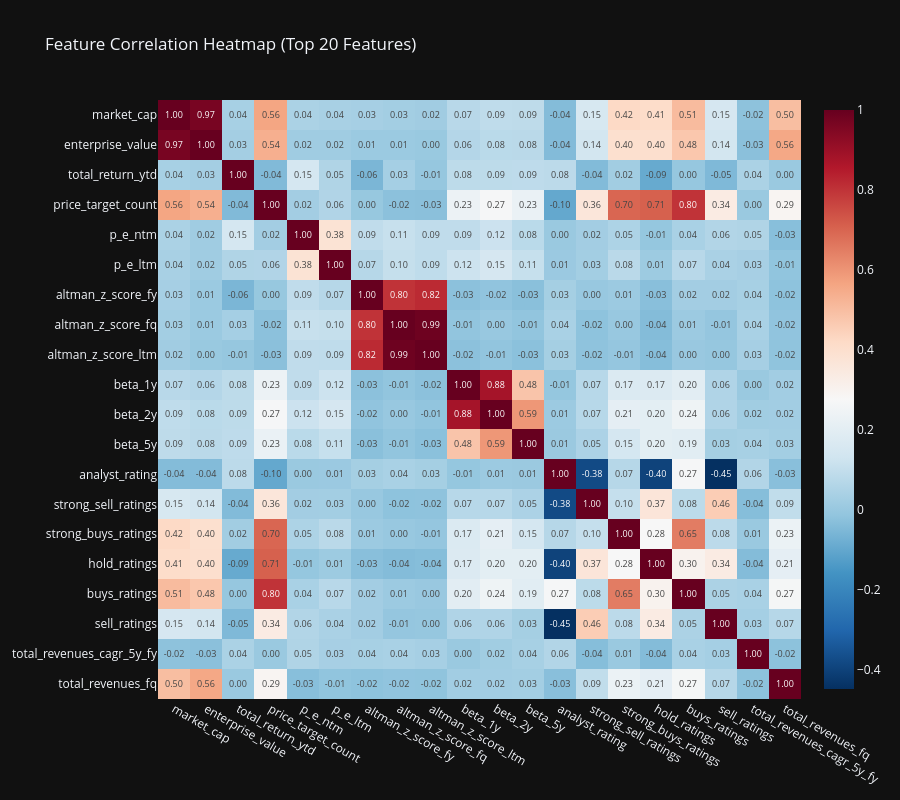
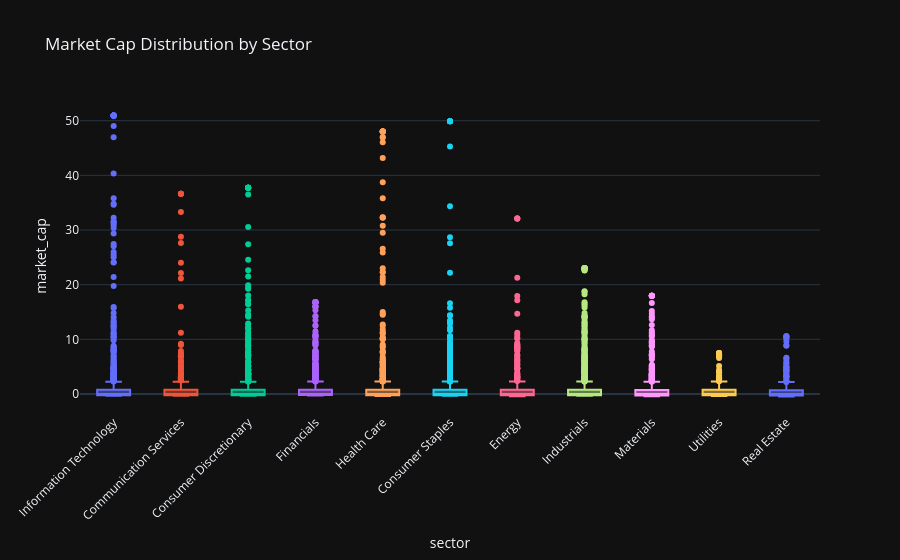

The cell these charts' notebook holds for them, in order:
### Code cell
# 📊 Section 4 Enhanced Visualizations - Feature Engineering
print('\n' + '=' * 80)
print('📊 INTERACTIVE FEATURE ENGINEERING VISUALIZATIONS')
print('=' * 80)

# Feature importance visualization (if available from feature engineering)
if 'X' in dir() and X is not None:
    print('\n📈 Feature Importance Analysis...')

    # Calculate feature correlations
    import plotly.express as px
    import plotly.graph_objects as go

    numeric_features = X.select_dtypes(include=[np.number]).columns[:20]  # Top 20
    corr_matrix = X[numeric_features].corr()

    # Interactive correlation heatmap
    fig = px.imshow(corr_matrix,
                    text_auto='.2f',
                    aspect='auto',
                    color_continuous_scale='RdBu_r',
                    title='Feature Correlation Heatmap (Top 20 Features)')
    fig.update_layout(width=900, height=800)
    fig.show()

    # Feature distribution comparison by sector
    if 'sector' in all_stocks_features.columns:
        print('\n📊 Feature Distributions by Sector...')
        key_features = ['market_cap', 'p_e'] if 'p_e' in all_stocks_features.columns else [
            'market_cap']
        for feature in key_features:
            if feature in all_stocks_features.columns:
                fig = px.box(all_stocks_features,
                             x='sector',
                             y=feature,
                             color='sector',
                             title=f'{feature.replace("_", " ").title()} Distribution by Sector',
                             points='outliers')
                fig.update_layout(showlegend=False, xaxis_tickangle=-45)
                fig.show()
                break  # Show just one example

    print('✓ Feature engineering visualizations complete')

### Figure 1 — Plotly figure (JSON) as saved in the notebook; plotly's stock layout.template omitted (floating-point values rounded to 4 significant figures; data arrays with more than 128 entries replaced by an {"elided": "..."} marker saying what was removed)
{"data": [{"coloraxis": "coloraxis", "name": "0", "texttemplate": "%{z:.2f}", "x": ["market_cap", "enterprise_value", "total_return_ytd", "price_target_count", "p_e_ntm", "p_e_ltm", "altman_z_score_fy", "altman_z_score_fq", "altman_z_score_ltm", "beta_1y", "beta_2y", "beta_5y", "analyst_rating", "strong_sell_ratings", "strong_buys_ratings", "hold_ratings", "buys_ratings", "sell_ratings", "total_revenues_cagr_5y_fy", "total_revenues_fq"], "y": ["market_cap", "enterprise_value", "total_return_ytd", "price_target_count", "p_e_ntm", "p_e_ltm", "altman_z_score_fy", "altman_z_score_fq", "altman_z_score_ltm", "beta_1y", "beta_2y", "beta_5y", "analyst_rating", "strong_sell_ratings", "strong_buys_ratings", "hold_ratings", "buys_ratings", "sell_ratings", "total_revenues_cagr_5y_fy", "total_revenues_fq"], "z": {"elided": "20x20 float values"}, "type": "heatmap", "xaxis": "x", "yaxis": "y", "hovertemplate": "x: %{x}<br>y: %{y}<br>color: %{z}<extra></extra>"}], "layout": {"xaxis": {"anchor": "y", "domain": [0.0, 1.0]}, "yaxis": {"anchor": "x", "domain": [0.0, 1.0], "autorange": "reversed"}, "coloraxis": {"colorscale": [[0.0, "rgb(5,48,97)"], [0.1, "rgb(33,102,172)"], [0.2, "rgb(67,147,195)"], [0.3, "rgb(146,197,222)"], [0.4, "rgb(209,229,240)"], [0.5, "rgb(247,247,247)"], [0.6, "rgb(253,219,199)"], [0.7, "rgb(244,165,130)"], [0.8, "rgb(214,96,77)"], [0.9, "rgb(178,24,43)"], [1.0, "rgb(103,0,31)"]]}, "title": {"text": "Feature Correlation Heatmap (Top 20 Features)"}, "width": 900, "height": 800}}

### Figure 2 — Plotly figure (JSON) as saved in the notebook; plotly's stock layout.template omitted (floating-point values rounded to 4 significant figures; data arrays with more than 128 entries replaced by an {"elided": "..."} marker saying what was removed)
{"data": [{"alignmentgroup": "True", "boxpoints": "outliers", "hovertemplate": "sector=%{x}<br>market_cap=%{y}<extra></extra>", "legendgroup": "Information Technology", "marker": {"color": "#636efa"}, "name": "Information Technology", "notched": false, "offsetgroup": "Information Technology", "orientation": "v", "showlegend": true, "x": {"elided": "808 str values"}, "x0": " ", "xaxis": "x", "y": {"elided": "808 float values"}, "y0": " ", "yaxis": "y", "type": "box"}, {"alignmentgroup": "True", "boxpoints": "outliers", "hovertemplate": "sector=%{x}<br>market_cap=%{y}<extra></extra>", "legendgroup": "Communication Services", "marker": {"color": "#EF553B"}, "name": "Communication Services", "notched": false, "offsetgroup": "Communication Services", "orientation": "v", "showlegend": true, "x": {"elided": "334 str values"}, "x0": " ", "xaxis": "x", "y": {"elided": "334 float values"}, "y0": " ", "yaxis": "y", "type": "box"}, {"alignmentgroup": "True", "boxpoints": "outliers", "hovertemplate": "sector=%{x}<br>market_cap=%{y}<extra></extra>", "legendgroup": "Consumer Discretionary", "marker": {"color": "#00cc96"}, "name": "Consumer Discretionary", "notched": false, "offsetgroup": "Consumer Discretionary", "orientation": "v", "showlegend": true, "x": {"elided": "878 str values"}, "x0": " ", "xaxis": "x", "y": {"elided": "878 float values"}, "y0": " ", "yaxis": "y", "type": "box"}, {"alignmentgroup": "True", "boxpoints": "outliers", "hovertemplate": "sector=%{x}<br>market_cap=%{y}<extra></extra>", "legendgroup": "Financials", "marker": {"color": "#ab63fa"}, "name": "Financials", "notched": false, "offsetgroup": "Financials", "orientation": "v", "showlegend": true, "x": {"elided": "991 str values"}, "x0": " ", "xaxis": "x", "y": {"elided": "991 float values"}, "y0": " ", "yaxis": "y", "type": "box"}, {"alignmentgroup": "True", "boxpoints": "outliers", "hovertemplate": "sector=%{x}<br>market_cap=%{y}<extra></extra>", "legendgroup": "Health Care", "marker": {"color": "#FFA15A"}, "name": "Health Care", "notched": false, "offsetgroup": "Health Care", "orientation": "v", "showlegend": true, "x": {"elided": "706 str values"}, "x0": " ", "xaxis": "x", "y": {"elided": "706 float values"}, "y0": " ", "yaxis": "y", "type": "box"}, {"alignmentgroup": "True", "boxpoints": "outliers", "hovertemplate": "sector=%{x}<br>market_cap=%{y}<extra></extra>", "legendgroup": "Consumer Staples", "marker": {"color": "#19d3f3"}, "name": "Consumer Staples", "notched": false, "offsetgroup": "Consumer Staples", "orientation": "v", "showlegend": true, "x": {"elided": "557 str values"}, "x0": " ", "xaxis": "x", "y": {"elided": "557 float values"}, "y0": " ", "yaxis": "y", "type": "box"}, {"alignmentgroup": "True", "boxpoints": "outliers", "hovertemplate": "sector=%{x}<br>market_cap=%{y}<extra></extra>", "legendgroup": "Energy", "marker": {"color": "#FF6692"}, "name": "Energy", "notched": false, "offsetgroup": "Energy", "orientation": "v", "showlegend": true, "x": {"elided": "319 str values"}, "x0": " ", "xaxis": "x", "y": {"elided": "319 float values"}, "y0": " ", "yaxis": "y", "type": "box"}, {"alignmentgroup": "True", "boxpoints": "outliers", "hovertemplate": "sector=%{x}<br>market_cap=%{y}<extra></extra>", "legendgroup": "Industrials", "marker": {"color": "#B6E880"}, "name": "Industrials", "notched": false, "offsetgroup": "Industrials", "orientation": "v", "showlegend": true, "x": {"elided": "1260 str values"}, "x0": " ", "xaxis": "x", "y": {"elided": "1260 float values"}, "y0": " ", "yaxis": "y", "type": "box"}, {"alignmentgroup": "True", "boxpoints": "outliers", "hovertemplate": "sector=%{x}<br>market_cap=%{y}<extra></extra>", "legendgroup": "Materials", "marker": {"color": "#FF97FF"}, "name": "Materials", "notched": false, "offsetgroup": "Materials", "orientation": "v", "showlegend": true, "x": {"elided": "690 str values"}, "x0": " ", "xaxis": "x", "y": {"elided": "690 float values"}, "y0": " ", "yaxis": "y", "type": "box"}, {"alignmentgroup": "True", "boxpoints": "outliers", "hovertemplate": "sector=%{x}<br>market_cap=%{y}<extra></extra>", "legendgroup": "Utilities", "marker": {"color": "#FECB52"}, "name": "Utilities", "notched": false, "offsetgroup": "Utilities", "orientation": "v", "showlegend": true, "x": {"elided": "233 str values"}, "x0": " ", "xaxis": "x", "y": {"elided": "233 float values"}, "y0": " ", "yaxis": "y", "type": "box"}, {"alignmentgroup": "True", "boxpoints": "outliers", "hovertemplate": "sector=%{x}<br>market_cap=%{y}<extra></extra>", "legendgroup": "Real Estate", "marker": {"color": "#636efa"}, "name": "Real Estate", "notched": false, "offsetgroup": "Real Estate", "orientation": "v", "showlegend": true, "x": {"elided": "254 str values"}, "x0": " ", "xaxis": "x", "y": {"elided": "254 float values"}, "y0": " ", "yaxis": "y", "type": "box"}], "layout": {"xaxis": {"anchor": "y", "domain": [0.0, 1.0], "title": {"text": "sector"}, "categoryorder": "array", "categoryarray": ["Information Technology", "Communication Services", "Consumer Discretionary", "Financials", "Health Care", "Consumer Staples", "Energy", "Industrials", "Materials", "Utilities", "Real Estate"], "tickangle": -45}, "yaxis": {"anchor": "x", "domain": [0.0, 1.0], "title": {"text": "market_cap"}}, "legend": {"title": {"text": "sector"}, "tracegroupgap": 0}, "title": {"text": "Market Cap Distribution by Sector"}, "boxmode": "overlay", "showlegend": false}}
